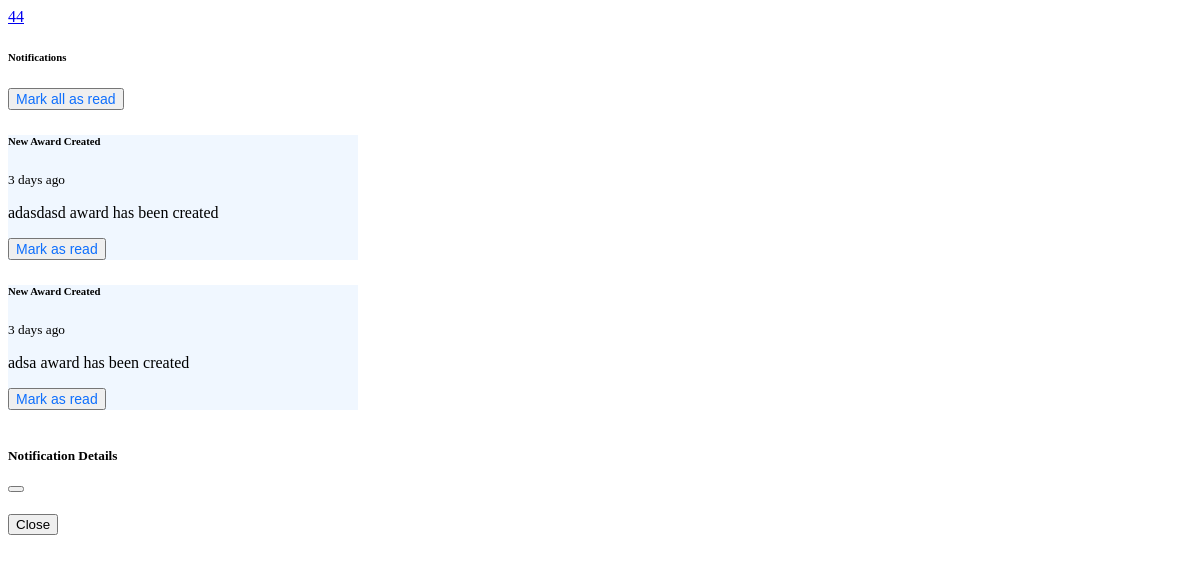
/socreg/notifications.php, run on the app's committed database.
### tables this page shows
CREATE TABLE `notifications` (
  `id` int(11) NOT NULL,
  `type` varchar(50) NOT NULL,
  `reference_id` int(11) NOT NULL,
  `title` varchar(255) DEFAULT NULL,
  `message` text DEFAULT NULL,
  `read` tinyint(1) NOT NULL DEFAULT 0,
  `created_at` timestamp NOT NULL DEFAULT current_timestamp()
);

### socreg/notifications.php (the view, shortened to what this page needs)
<?php
require_once 'config.php';
function time_elapsed_string($datetime) {
    $now = new DateTime();
    $ago = new DateTime($datetime);
    $now->setTimezone(new DateTimeZone('Asia/Manila'));
    $ago->setTimezone(new DateTimeZone('Asia/Manila'));
    $diff = $now->diff($ago);
    if ($diff->d > 0) {
        return $diff->d . ' day' . ($diff->d > 1 ? 's' : '') . ' ago';
    }
    return 'Just now';
}
function get_notifications($limit = 10) {
    global $conn;
    $stmt = $conn->prepare("
        SELECT id, type, reference_id, title, message, `read`, created_at
        FROM notifications
        ORDER BY created_at DESC
        LIMIT ?
    ");
    $stmt->bind_param("i", $limit);
    $stmt->execute();
    return $stmt->get_result()->fetch_all(MYSQLI_ASSOC);
}
function get_unread_count() {
    global $conn;
    $stmt = $conn->prepare("SELECT COUNT(*) as count FROM notifications WHERE `read` = 0");
    $stmt->execute();
    return $stmt->get_result()->fetch_assoc()['count'];
}
if (empty($_SERVER['HTTP_X_REQUESTED_WITH']) || strtolower($_SERVER['HTTP_X_REQUESTED_WITH']) != 'xmlhttprequest') {
    $notifications = get_notifications();
    $unread_count = get_unread_count();
?>
<div class="nav-item dropdown">
    <a class="nav-link position-relative" href="#" id="notificationDropdown" role="button" data-bs-toggle="dropdown" aria-expanded="false">
        <?php if ($unread_count > 0): ?>
        <span class="position-absolute top-0 start-100 translate-middle badge rounded-pill bg-danger">
            <?php echo $unread_count; ?>
        </span>
        <?php endif; ?>
    </a>
    <div class="dropdown-menu dropdown-menu-end notification-dropdown" aria-labelledby="notificationDropdown">
        <div class="d-flex justify-content-between align-items-center px-3 py-2 border-bottom">
            <h6 class="mb-0">Notifications</h6>
            <?php if ($unread_count > 0): ?>
            <button class="btn btn-link btn-sm text-decoration-none p-0 mark-all-read">
                Mark all as read
            </button>
            <?php endif; ?>
        </div>
        <div class="notification-list">
            <?php if (empty($notifications)): ?>
            <div class="text-center py-3 text-muted">
                No notifications
            </div>
            <?php else: ?>
            <?php foreach ($notifications as $notification): ?>
            <div class="notification-item p-3 border-bottom <?php echo $notification['read'] ? '' : 'unread'; ?>"
                 data-id="<?php echo $notification['id']; ?>"
                 data-type="<?php echo $notification['type']; ?>"
                 data-reference="<?php echo $notification['reference_id']; ?>">
                <div class="d-flex">
                    <div class="flex-grow-1 ms-3">
                        <div class="d-flex justify-content-between align-items-center">
                            <h6 class="mb-1"><?php echo htmlspecialchars($notification['title']); ?></h6>
                            <small class="text-muted"><?php echo time_elapsed_string($notification['created_at']); ?></small>
                        </div>
                        <p class="mb-1"><?php echo htmlspecialchars($notification['message']); ?></p>
                        <div class="notification-actions">
                        <?php if (!$notification['read']): ?>
                        <button class="btn btn-link btn-sm text-decoration-none p-0 mark-read">
                            Mark as read
                        </button>
                            <?php else: ?>
                            <button class="btn btn-link btn-sm text-decoration-none p-0 mark-unread">
                                Mark as unread
                        </button>
                        <?php endif; ?>
                        </div>
                    </div>
                </div>
            </div>
            <?php endforeach; ?>
            <?php endif; ?>
        </div>
    </div>
</div>
<div class="modal fade" id="notificationModal" tabindex="-1" aria-labelledby="notificationModalLabel" aria-hidden="true">
    <div class="modal-dialog">
        <div class="modal-content">
            <div class="modal-header">
                <h5 class="modal-title" id="notificationModalLabel">Notification Details</h5>
                <button type="button" class="btn-close" data-bs-dismiss="modal" aria-label="Close"></button>
            </div>
            <div class="modal-footer">
                <button type="button" class="btn btn-secondary" data-bs-dismiss="modal">Close</button>
            </div>
        </div>
    </div>
</div>
<?php
}
?>

### socreg/notifications.php (style rules this page uses)
.notification-dropdown { width: 350px; max-height: 400px; overflow-y: auto; }
.notification-item { transition: background-color 0.2s; cursor: pointer; }
.notification-item.unread { background-color: #f0f7ff; }
.notification-item .mark-read, .notification-item .mark-unread { color: #0d6efd; font-size: 0.875rem; }
.mark-all-read { color: #0d6efd; font-size: 0.875rem; }
.notification-actions { display: flex; gap: 10px; }

### data on the page
notifications: title "New Award Created", created_at "3 days ago", message "adasdasd award has been created", read "Mark as read"
notifications: title "New Award Created", created_at "3 days ago", message "adsa award has been created", read "Mark as read"

### other printed values
$unread_count "44"
